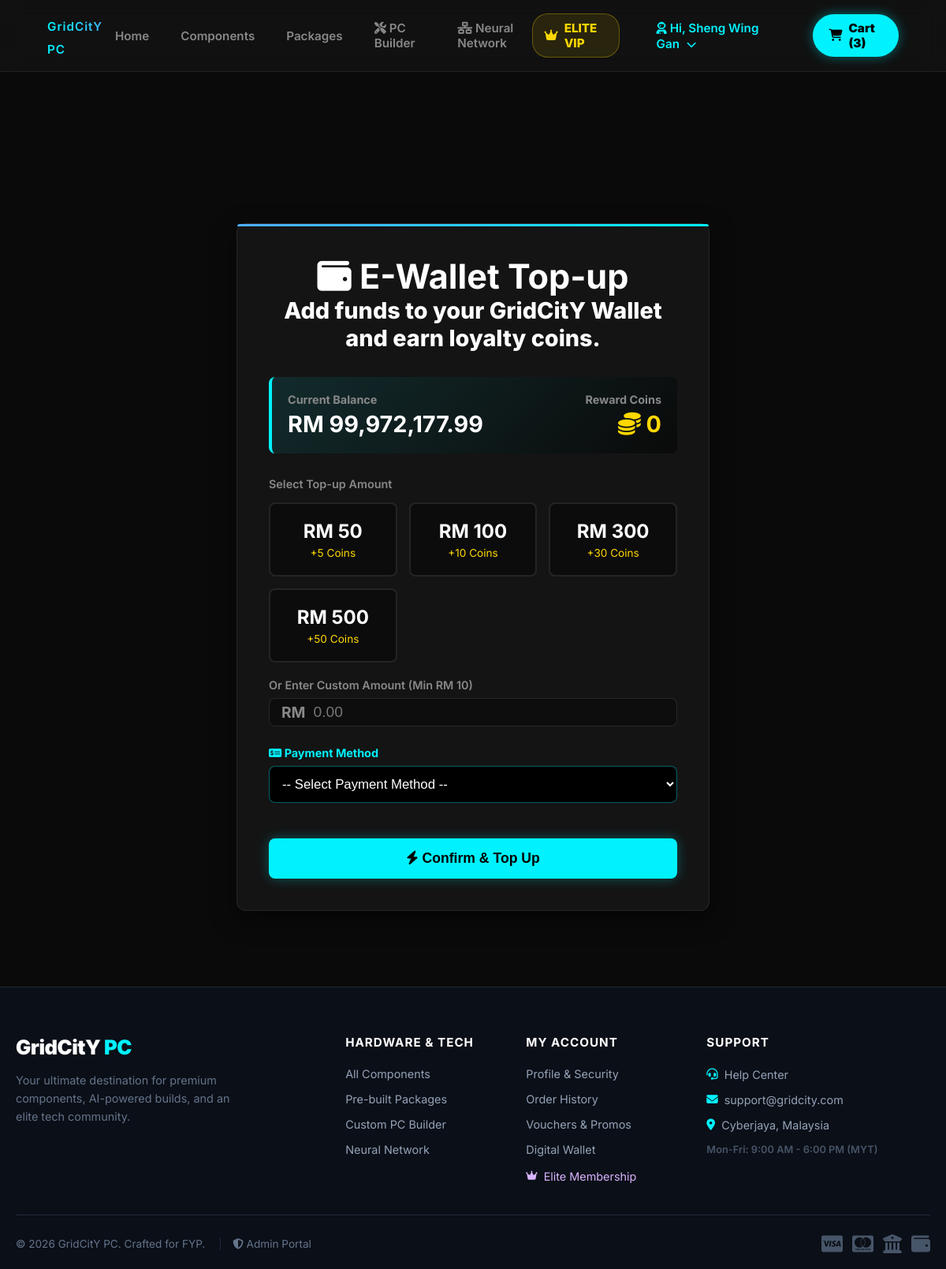
The page /wallet_topup.php (signed in) on the database as committed earlier.
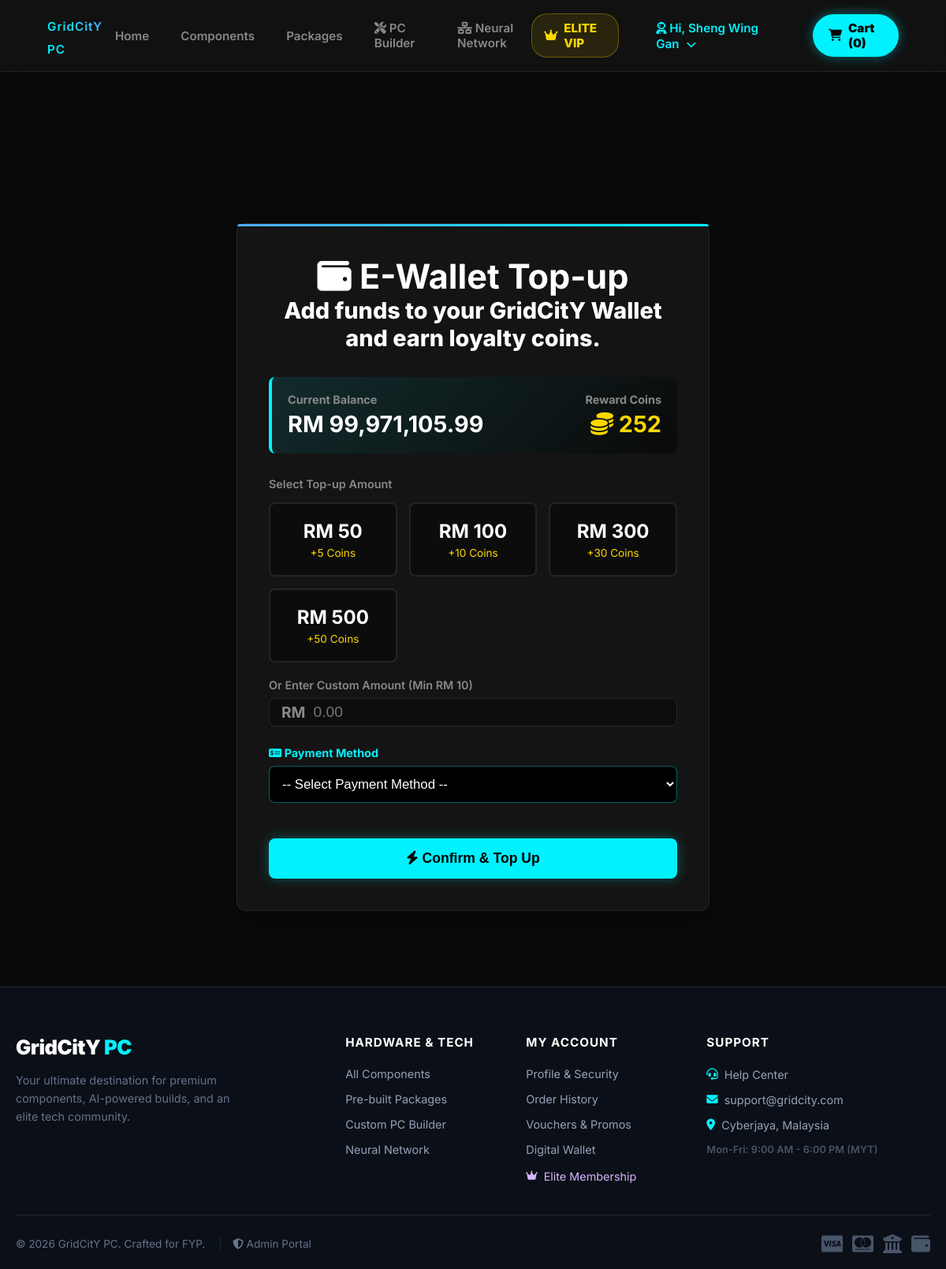
The same page on the database as committed later.
### tables this page shows
CREATE TABLE `customers` (
  `customer_id` int(11) NOT NULL,
  `username` varchar(150) DEFAULT NULL,
  `first_name` varchar(50) DEFAULT NULL,
  `last_name` varchar(50) DEFAULT NULL,
  `email` varchar(100) NOT NULL,
  `password` varchar(255) NOT NULL,
  `phone_number` varchar(20) DEFAULT NULL,
  `birthday` date DEFAULT NULL,
  `wallet_balance` decimal(10,2) NOT NULL DEFAULT 0.00,
  `reward_coins` int(11) NOT NULL DEFAULT 0,
  `lifetime_coins` int(11) DEFAULT 0,
  `membership_tier` varchar(20) DEFAULT 'Standard',
  `vip_expiry_date` datetime DEFAULT NULL,
  `auto_renew` tinyint(1) DEFAULT 0,
  `default_shipping_address` text DEFAULT NULL,
  `account_status` varchar(20) DEFAULT 'Active',
  `reset_token` varchar(6) DEFAULT NULL,
  `reset_token_expire` datetime DEFAULT NULL,
  `pref_gamer` int(11) DEFAULT 0,
  `pref_creator` int(11) DEFAULT 0,
  `pref_student` int(11) DEFAULT 0,
  `pref_enthusiast` int(11) DEFAULT 0,
  `created_at` datetime DEFAULT current_timestamp(),
  `status` varchar(50) NOT NULL DEFAULT 'Active',
  `daily_coins_added` int(11) DEFAULT 0,
  `daily_coins_deducted` int(11) DEFAULT 0,
  `last_coin_update` date DEFAULT NULL,
  `last_login` datetime DEFAULT current_timestamp()
);

### wallet_topup.php (the view, shortened to what the changed rows need)
<?php
require_once 'config.php';
$customer_id = $_SESSION['customer_id'];
$query = "SELECT wallet_balance, reward_coins FROM customers WHERE customer_id = ?";
$stmt = $conn->prepare($query);
$stmt->bind_param("i", $customer_id);
$stmt->execute();
$result = $stmt->get_result();
$user_data = $result->fetch_assoc();
$current_balance = $user_data['wallet_balance'];
$current_coins = $user_data['reward_coins'];
?>
<!DOCTYPE html>
<html lang="en">
<head>
    <link rel="stylesheet" href="https://cdnjs.cloudflare.com/ajax/libs/font-awesome/6.4.0/css/all.min.css">
    <link rel="stylesheet" href="css/style.css">
</head>
<body>
    <?php include 'includes/header.php'; ?>
    <main class="main-container cart-page-wrapper">
        <div class="auth-container" style="max-width: 600px;">
            <div class="auth-title">
                <h2><i class="fa-solid fa-wallet"></i> E-Wallet Top-up</h2>
            </div>
            <div class="wallet-dashboard">
                <div class="stat-box">
                    <h4>Current Balance</h4>
                    <p>RM <?php echo number_format($current_balance, 2); ?></p>
                </div>
                <div class="stat-box" style="text-align: right;">
                    <h4>Reward Coins</h4>
                    <p style="color: #ffd700;"><i class="fa-solid fa-coins"></i> <?php echo number_format($current_coins); ?></p>
                </div>
            </div>
        </div>
    </main>
</body>
</html>

### includes/header.php (shortened to what the changed rows need)
<?php
require_once 'config.php';
$cart_item_count = 0;
if (isset($_SESSION['customer_id'])) {
    $count_stmt = $conn->prepare("SELECT SUM(quantity) AS total_items FROM shopping_cart WHERE customer_id = ?");
    $count_stmt->bind_param("i", $_SESSION['customer_id']);
    $count_stmt->execute();
    $count_res = $count_stmt->get_result();
    if ($count_row = $count_res->fetch_assoc()) {
        $cart_item_count = $count_row['total_items'] ?? 0;
    }
}
?>
<!DOCTYPE html>
<html lang="en">
<head>
    <link rel="stylesheet" href="css/style.css">
    <link rel="stylesheet" href="https://cdnjs.cloudflare.com/ajax/libs/font-awesome/6.4.0/css/all.min.css">
</head>
<body>
<nav class="navbar">
    <div class="nav-actions" style="display: flex; align-items: center;">
        <a href="membership.php" style="color: #ffd700; font-weight: 800; text-decoration: none; display: flex; align-items: center; gap: 8px; padding: 8px 15px; background: rgba(255, 215, 0, 0.1); border: 1px solid rgba(255, 215, 0, 0.3); border-radius: 20px; transition: 0.3s; margin-right: 15px;" onmouseover="this.style.boxShadow='0 0 15px rgba(255, 215, 0, 0.5)'; this.style.transform='translateY(-2px)';" onmouseout="this.style.boxShadow='none'; this.style.transform='none';">
            <i class="fa-solid fa-crown"></i> ELITE VIP
        </a>
        <?php if(isset($_SESSION['customer_id'])): ?>
        <div class="profile-dropdown" style="position: relative; display: inline-block; margin-right: 15px;">
            <a href="profile.php" style="color: #00f2fe; text-decoration: none; padding-bottom: 5px;">
            </a>
        </div>
        <?php else: ?>
            <a href="login.php" style="text-decoration: none; margin-right: 15px;"><i class="fas fa-sign-in-alt"></i> Login</a>
            <a href="register.php" style="text-decoration: none; margin-right: 15px;"><i class="fas fa-user-plus"></i> Register</a>
        <?php endif; ?>
<a href="cart.php" style="background: #00f2fe; color: #000; padding: 8px 20px; border-radius: 30px; font-weight: 900; text-decoration: none; display: flex; align-items: center; gap: 8px; box-shadow: 0 0 15px rgba(0, 242, 254, 0.4); transition: 0.3s;" onmouseover="this.style.transform='scale(1.05)'; this.style.boxShadow='0 0 25px rgba(0, 242, 254, 0.7)';" onmouseout="this.style.transform='scale(1)'; this.style.boxShadow='0 0 15px rgba(0, 242, 254, 0.4)';">
    <i class="fa-solid fa-cart-shopping"></i> Cart (<?php echo $cart_item_count; ?>)
</a>
    </div>
</nav>
<main class="main-container">

Rows that differ between the two databases and show on the page:
changed customers: wallet_balance "99,972,177.99" → "99,971,105.99"; reward_coins "0" → "252"
Other text that changed with them:
$cart_item_count: "3" → "0"
